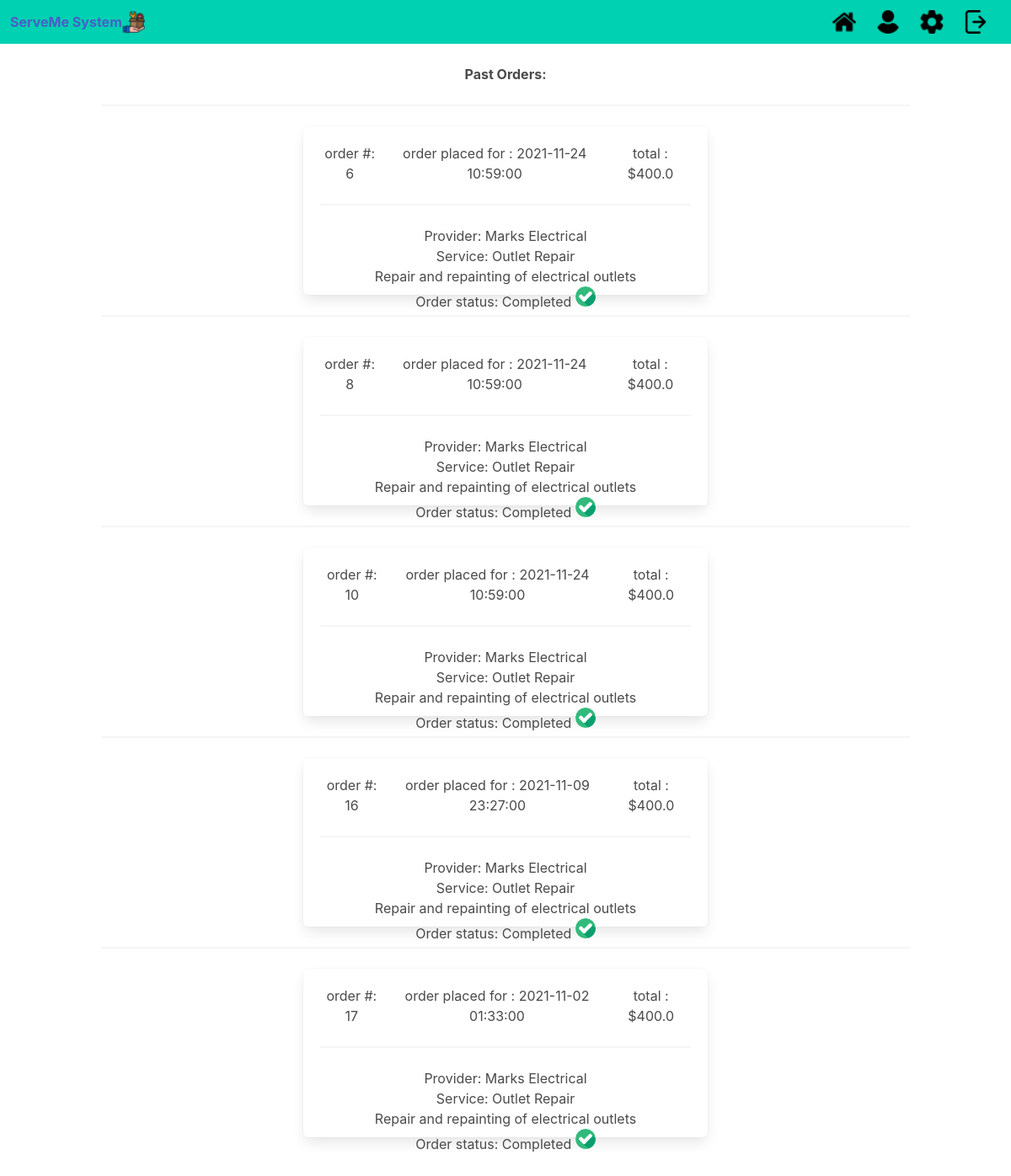
The app's page /past_orders (signed in) with its own data.
### serveme/models.py (models this page shows, shortened)
class Provider (db.Model):
    provider_id     = db.Column(db.Integer, primary_key=True)
    provider_name   = db.Column(db.String(50), nullable=False)
    rating_avg      = db.Column(db.Float)
    phone_number    = db.Column(db.String(10), nullable=False)
    address         = db.Column(db.String(25), nullable=False)
    email           = db.Column(db.String(20), nullable=False)
    ssn             = db.Column(db.String(9), nullable=False)
    services        = db.relationship('Service', backref='service_provider', lazy=True)

class Order (db.Model):
    order_id        = db.Column(db.Integer, primary_key=True)
    provider_id     = db.Column(db.Integer, nullable=False)
    service_id      = db.Column(db.Integer, nullable=False)
    userID          = db.Column(db.Integer, db.ForeignKey('user.userID'), nullable=False)
    cost            = db.Column(db.Float(precision=2), nullable=False)
    review_id       = db.Column(db.Integer)
    description     = db.Column(db.String(255))
    date            = db.Column(db.DateTime())
    status          = db.Column(db.String(255))

class Service (db.Model):
    __searchable__  = ['description']
    provider_id     = db.Column(db.Integer, db.ForeignKey('provider.provider_id'), nullable=False)
    service_id      = db.Column(db.Integer, nullable=False, primary_key=True)
    rating_avg      = db.Column(db.Float(precision=2), nullable=False)
    service_name    = db.Column(db.String(20), nullable=False)
    cost            = db.Column(db.Float(precision=2), nullable=False)
    description     = db.Column(db.String(255), nullable=False)
    category        = db.Column(db.String(20), nullable=False)

### serveme/main.py (the view)
@main.route('/past_orders')
def past_orders():
    currentDate = datetime.now()
    orders = Order.query.filter(Order.status=="Completed", Order.userID==current_user.userID).all()
    services = Service.query.all()
    providers = Provider.query.all()
    return render_template('past_orders.html', orders=orders, services=services, providers=providers)

### serveme/__init__.py (called while the page is built)
def create_app():
    app = Flask(__name__)
    app.config['SECRET_KEY'] = 'secret-key-goes-here'
    app.config['SQLALCHEMY_TRACK_MODIFICATIONS'] = True
    app.config['SQLALCHEMY_DATABASE_URI'] = 'sqlite:///serveme.db'
    app.config['DEBUG'] = True
    search2.init_app(app)
    db.init_app(app)
    login_manager = LoginManager()
    login_manager.login_view = 'auth.login'
    login_manager.init_app(app)
    from .models import User
    @login_manager.user_loader
    def load_user(user_id):
        return User.query.get(str(user_id))
    from .auth import auth as auth_blueprint
    app.register_blueprint(auth_blueprint)
    from .main import main as main_blueprint
    app.register_blueprint(main_blueprint)
    from .search import search as search_blueprint
    app.register_blueprint(search_blueprint)
    return app

### serveme/templates/past_orders.html (shortened to what this page needs)
{% extends "base.html" %}
{% block content %}
<br>
 <b>Past Orders: </b>
  <br>
   {%for service in services%}
    {%for order in orders%}
     {%for provider in providers%}
      {%if order.provider_id==service.provider_id and order.service_id==service.service_id and service.provider_id == provider.provider_id%}
      <hr>
    <div class="box" style="height:200px; margin:auto; width:50%">
      <div style="display:flex; flex-direction: horizontal; justify-content: space-around;">
        <div>order #: {{order.order_id}}</div>
        <div>order placed for : {{order.date}}</div>
        <div>total : ${{order.cost}}</div>
      </div>
      <hr>
        <div style="display: flex; flex-direction: horizontal; justify-content: center; ">
          <div>
            Provider:
            {{provider.provider_name}}
	    <br>
            Service:
            {{service.service_name}}
            <br>
            {{service.description}}
            <br>
            Order status: {{order.status}}
            {%if order.status == "Completed"%}
            <img src="{{url_for('static', filename='completed.png')}}" alt="placeholder">
            {%endif%}
          </div>
        </div>
    </div>
        {%endif%}
       {%endfor%}
      {%endfor%}
    {%endfor%}
<br>
<br>
{% endblock %}

### records on screen
Service: service_name "Outlet Repair", description "Repair and repainting of electrical outlets"
Order: order_id "6", date "2021-11-24 10:59:00", cost "400.0", status "Completed"
Provider: provider_name "Marks Electrical", shows a picture
Order: order_id "8", date "2021-11-24 10:59:00", cost "400.0", status "Completed"
Order: order_id "10", date "2021-11-24 10:59:00", cost "400.0", status "Completed"
Order: order_id "16", date "2021-11-09 23:27:00", cost "400.0", status "Completed"
Order: order_id "17", date "2021-11-02 01:33:00", cost "400.0", status "Completed"
